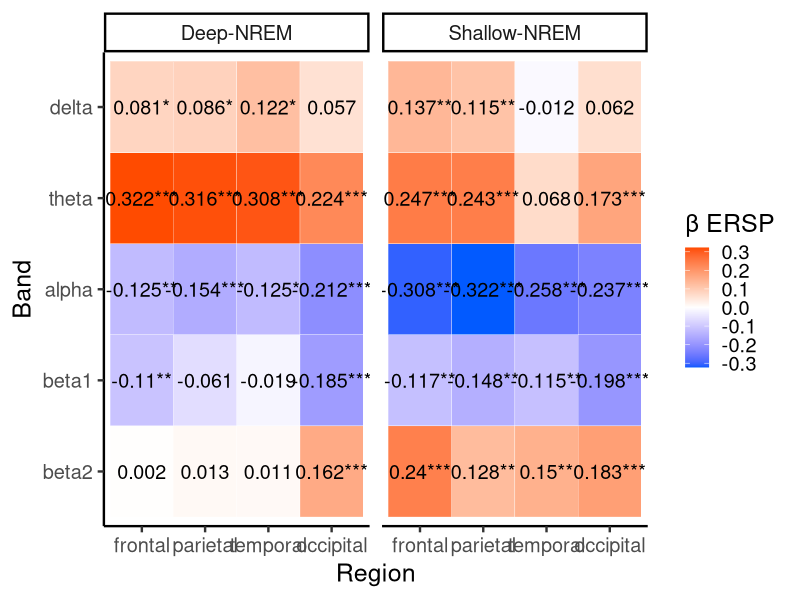
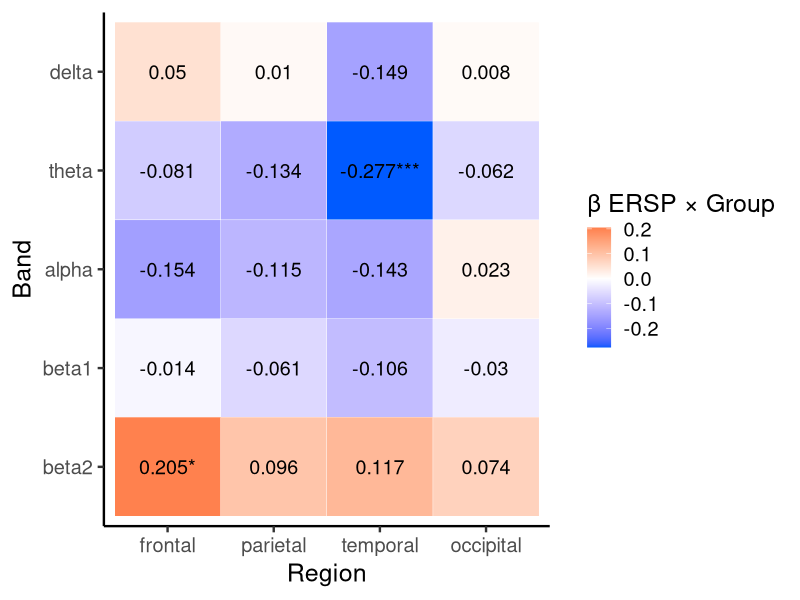

Write the R code that produced these figures, in order.
library(tidyr)
library(dplyr)
library(lme4)
library(lmerTest)
library(emmeans)
library(ggplot2)

## PATH
path_data = "~/LMM/Data_4"
setwd(path_data)

## DATA READ
dst = read.csv("dst_score.csv")
pupil = read.csv("pupil_size.csv")
eeg = read.csv("eeg.csv")

## MERGE
names(dst)[2:91] = 1:90
dst_long <- dst %>%
  pivot_longer(
    cols = `1`:`90`,
    names_to = "Trial",
    values_to = "DST"
  ) %>%
  rename(Subject = Sub) %>%
  mutate(
    Trial = as.numeric(Trial)
  )

eeg_merged <- eeg %>%
  left_join(
    dst_long,
    by = c("Subject", "Trial")
  )

eeg_merged <- eeg_merged %>%
  select(-StageNam)

pupil_long <- pupil %>%
  pivot_longer(
    cols = starts_with("trial"),
    names_to = "Trial",
    values_to = "Pupil"
  ) %>%
  rename(Subject = X) %>%
  mutate(
    Subject = sprintf(
      "Sub%02d",
      as.numeric(gsub("Sub", "", Subject))
    ),
    Trial = as.numeric(gsub("trial", "", Trial))
  )

eeg_merged <- eeg_merged %>%
  left_join(
    pupil_long %>% select(Subject, Trial, Pupil),
    by = c("Subject", "Trial")
  )

## =========================
## Settings
## =========================

bands   <- unique(eeg_merged$Band)
regions <- unique(eeg_merged$Region)

z_score <- 1

## for saving
result_group_each <- data.frame()
result_interaction <- data.frame()


## =========================
## 1. LMM per Group
## DST ~ ERSP * Trial + Pupil
## =========================

for(g in unique(eeg_merged$Group)){
  
  for(b in bands){
    
    for(r in regions){
      
      dat <- subset(
        eeg_merged,
        Group == g & Band == b & Region == r
      )
      
      if(z_score == 1){
        dat$ERSP_Value <- as.numeric(scale(dat$ERSP_Value))
        dat$Pupil      <- as.numeric(scale(dat$Pupil))
        dat$Trial      <- as.numeric(scale(dat$Trial))
      }
      
      fit <- lmer(
        DST ~ ERSP_Value * Trial + Pupil +
          (1 + Trial || Subject),
        data = dat,
        control = lmerControl(
          optimizer = "bobyqa",
          optCtrl = list(maxfun = 100000)
        )
      )
      
      coef_tab <- summary(fit)$coefficients
      
      result_group_each <- rbind(
        result_group_each,
        data.frame(
          Group  = g,
          Band   = b,
          Region = r,
          
          Beta_ERSP = coef_tab["ERSP_Value", "Estimate"],
          SE_ERSP   = coef_tab["ERSP_Value", "Std. Error"],
          t_ERSP    = coef_tab["ERSP_Value", "t value"],
          p_ERSP    = coef_tab["ERSP_Value", "Pr(>|t|)"],
          
          Beta_ERSP_Trial = coef_tab["ERSP_Value:Trial", "Estimate"],
          SE_ERSP_Trial   = coef_tab["ERSP_Value:Trial", "Std. Error"],
          t_ERSP_Trial    = coef_tab["ERSP_Value:Trial", "t value"],
          p_ERSP_Trial    = coef_tab["ERSP_Value:Trial", "Pr(>|t|)"],
          
          Beta_Pupil = coef_tab["Pupil", "Estimate"],
          p_Pupil    = coef_tab["Pupil", "Pr(>|t|)"]
        )
      )
    }
  }
}

## FDR correction
result_group_each <- result_group_each %>%
  group_by(Group) %>%
  mutate(
    p_ERSP_FDR = p.adjust(p_ERSP, method = "fdr"),
    p_ERSP_Trial_FDR = p.adjust(p_ERSP_Trial, method = "fdr")
  ) %>%
  ungroup()


## =========================
## 2. interaction model
## DST ~ ERSP * Group * Trial + Pupil
## =========================

for(b in bands){
  
  for(r in regions){
    
    dat <- subset(
      eeg_merged,
      Band == b & Region == r
    )
    
    if(z_score == 1){
      dat$ERSP_Value <- as.numeric(scale(dat$ERSP_Value))
      dat$Pupil      <- as.numeric(scale(dat$Pupil))
      dat$Trial      <- as.numeric(scale(dat$Trial))
    }
    
    fit <- lmer(
      DST ~ ERSP_Value * Group * Trial + Pupil +
        (1 + Trial || Subject),
      data = dat,
      control = lmerControl(
        optimizer = "bobyqa",
        optCtrl = list(maxfun = 100000)
      )
    )
    
    coef_tab <- summary(fit)$coefficients
    
    result_interaction <- rbind(
      result_interaction,
      data.frame(
        Band   = b,
        Region = r,
        
        Beta_ERSP_Group =
          coef_tab["ERSP_Value:GroupShallow-NREM", "Estimate"],
        SE_ERSP_Group =
          coef_tab["ERSP_Value:GroupShallow-NREM", "Std. Error"],
        t_ERSP_Group =
          coef_tab["ERSP_Value:GroupShallow-NREM", "t value"],
        p_ERSP_Group =
          coef_tab["ERSP_Value:GroupShallow-NREM", "Pr(>|t|)"],
        
        Beta_ERSP_Group_Trial =
          coef_tab["ERSP_Value:GroupShallow-NREM:Trial", "Estimate"],
        SE_ERSP_Group_Trial =
          coef_tab["ERSP_Value:GroupShallow-NREM:Trial", "Std. Error"],
        t_ERSP_Group_Trial =
          coef_tab["ERSP_Value:GroupShallow-NREM:Trial", "t value"],
        p_ERSP_Group_Trial =
          coef_tab["ERSP_Value:GroupShallow-NREM:Trial", "Pr(>|t|)"],
        
        Beta_Pupil = coef_tab["Pupil", "Estimate"],
        p_Pupil    = coef_tab["Pupil", "Pr(>|t|)"]
      )
    )
  }
}

## FDR correction
result_interaction <- result_interaction %>%
  mutate(
    p_ERSP_Group_FDR =
      p.adjust(p_ERSP_Group, method = "fdr"),
    p_ERSP_Group_Trial_FDR =
      p.adjust(p_ERSP_Group_Trial, method = "fdr")
  )


## =========================
## 3. mark significance
## =========================

result_group_each <- result_group_each %>%
  mutate(
    sig_ERSP = case_when(
      p_ERSP_FDR < .001 ~ "***",
      p_ERSP_FDR < .01  ~ "**",
      p_ERSP_FDR < .05  ~ "*",
      TRUE ~ ""
    ),
    sig_ERSP_Trial = case_when(
      p_ERSP_Trial_FDR < .001 ~ "***",
      p_ERSP_Trial_FDR < .01  ~ "**",
      p_ERSP_Trial_FDR < .05  ~ "*",
      TRUE ~ ""
    )
  )

result_interaction <- result_interaction %>%
  mutate(
    sig_ERSP_Group = case_when(
      p_ERSP_Group_FDR < .001 ~ "***",
      p_ERSP_Group_FDR < .01  ~ "**",
      p_ERSP_Group_FDR < .05  ~ "*",
      TRUE ~ ""
    ),
    sig_ERSP_Group_Trial = case_when(
      p_ERSP_Group_Trial_FDR < .001 ~ "***",
      p_ERSP_Group_Trial_FDR < .01  ~ "**",
      p_ERSP_Group_Trial_FDR < .05  ~ "*",
      TRUE ~ ""
    )
  )


## =========================
## 4. plot main effects
## =========================

ggplot(result_group_each,
       aes(x = Region, y = Band, fill = Beta_ERSP)) +
  geom_tile(color = "white") +
  geom_text(
    aes(label = paste0(round(Beta_ERSP, 3), sig_ERSP)),
    size = 5
  ) +
  facet_wrap(~ Group) +
  scale_y_discrete(
    limits = rev(c("delta", "theta", "alpha", "beta1", "beta2"))
  ) +
  scale_x_discrete(
    limits = c("frontal", "parietal", "temporal", "occipital")
  ) +
  scale_fill_gradient2(
    low = "#005aff",
    mid = "white",
    high = "#ff4b00",
    midpoint = 0
  ) +
  labs(
    x = "Region",
    y = "Band",
    fill = "β ERSP"
  ) +
  theme_classic(base_size = 18)

## =========================
## 5. plot interactions
## =========================

ggplot(result_interaction,
       aes(x = Region, y = Band, fill = Beta_ERSP_Group)) +
  geom_tile(color = "white") +
  geom_text(
    aes(label = paste0(round(Beta_ERSP_Group, 3), sig_ERSP_Group)),
    size = 5
  ) +
  scale_y_discrete(
    limits = rev(c("delta", "theta", "alpha", "beta1", "beta2"))
  ) +
  scale_x_discrete(
    limits = c("frontal", "parietal", "temporal", "occipital")
  ) +
  scale_fill_gradient2(
    low = "#005aff",
    mid = "white",
    high = "#ff4b00",
    midpoint = 0
  ) +
  labs(
    x = "Region",
    y = "Band",
    fill = "β ERSP × Group"
  ) +
  theme_classic(base_size = 18)
